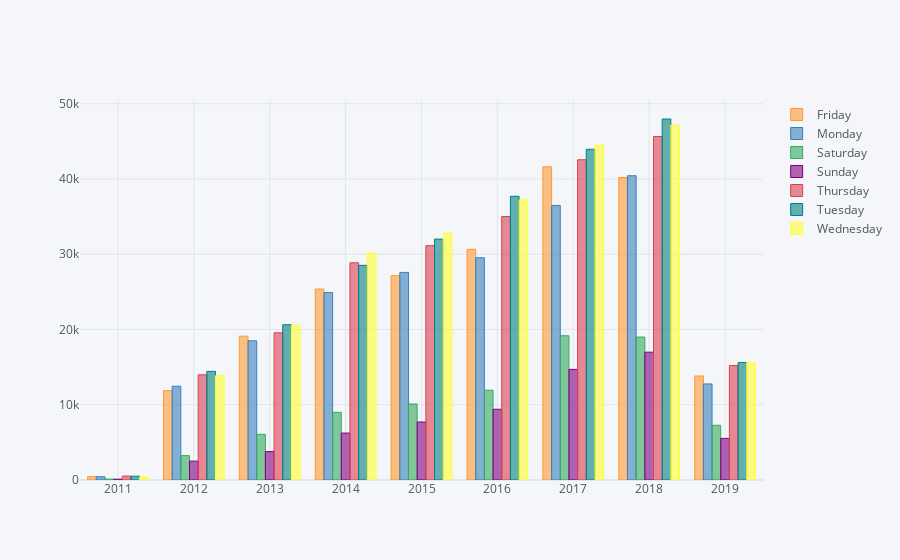

The notebook cell saved with this chart:
### Code cell
pd.crosstab(df['year'],df['weekdays']).iplot(kind='bar')

### Figure 1 — Plotly figure (JSON) as saved in the notebook; plotly's stock layout.template omitted (floating-point values rounded to 4 significant figures)
{"data": [{"marker": {"color": "rgba(255, 153, 51, 0.6)", "line": {"color": "rgba(255, 153, 51, 1.0)", "width": 1}}, "name": "Friday", "orientation": "v", "text": "", "type": "bar", "x": [2011, 2012, 2013, 2014, 2015, 2016, 2017, 2018, 2019], "y": [448, 11871, 19113, 25380, 27158, 30658, 41625, 40193, 13823]}, {"marker": {"color": "rgba(55, 128, 191, 0.6)", "line": {"color": "rgba(55, 128, 191, 1.0)", "width": 1}}, "name": "Monday", "orientation": "v", "text": "", "type": "bar", "x": [2011, 2012, 2013, 2014, 2015, 2016, 2017, 2018, 2019], "y": [439, 12466, 18496, 24901, 27584, 29540, 36488, 40433, 12764]}, {"marker": {"color": "rgba(50, 171, 96, 0.6)", "line": {"color": "rgba(50, 171, 96, 1.0)", "width": 1}}, "name": "Saturday", "orientation": "v", "text": "", "type": "bar", "x": [2011, 2012, 2013, 2014, 2015, 2016, 2017, 2018, 2019], "y": [126, 3238, 6070, 8987, 10104, 11935, 19166, 18996, 7269]}, {"marker": {"color": "rgba(128, 0, 128, 0.6)", "line": {"color": "rgba(128, 0, 128, 1.0)", "width": 1}}, "name": "Sunday", "orientation": "v", "text": "", "type": "bar", "x": [2011, 2012, 2013, 2014, 2015, 2016, 2017, 2018, 2019], "y": [107, 2508, 3778, 6236, 7706, 9403, 14697, 16984, 5527]}, {"marker": {"color": "rgba(219, 64, 82, 0.6)", "line": {"color": "rgba(219, 64, 82, 1.0)", "width": 1}}, "name": "Thursday", "orientation": "v", "text": "", "type": "bar", "x": [2011, 2012, 2013, 2014, 2015, 2016, 2017, 2018, 2019], "y": [524, 13981, 19559, 28866, 31140, 35009, 42554, 45645, 15213]}, {"marker": {"color": "rgba(0, 128, 128, 0.6)", "line": {"color": "rgba(0, 128, 128, 1.0)", "width": 1}}, "name": "Tuesday", "orientation": "v", "text": "", "type": "bar", "x": [2011, 2012, 2013, 2014, 2015, 2016, 2017, 2018, 2019], "y": [504, 14435, 20636, 28526, 32014, 37706, 43952, 47972, 15613]}, {"marker": {"color": "rgba(255, 255, 51, 0.6)", "line": {"color": "rgba(255, 255, 51, 1.0)", "width": 1}}, "name": "Wednesday", "orientation": "v", "text": "", "type": "bar", "x": [2011, 2012, 2013, 2014, 2015, 2016, 2017, 2018, 2019], "y": [388, 13874, 20566, 30151, 32781, 37222, 44493, 47156, 15658]}], "layout": {"autosize": true, "legend": {"bgcolor": "#F5F6F9", "font": {"color": "#4D5663"}}, "paper_bgcolor": "#F5F6F9", "plot_bgcolor": "#F5F6F9", "title": {"font": {"color": "#4D5663"}}, "xaxis": {"autorange": true, "gridcolor": "#E1E5ED", "range": [2010.0, 2020.0], "showgrid": true, "tickfont": {"color": "#4D5663"}, "title": {"font": {"color": "#4D5663"}, "text": ""}, "type": "linear", "zerolinecolor": "#E1E5ED"}, "yaxis": {"autorange": true, "gridcolor": "#E1E5ED", "range": [0, 50500.0], "showgrid": true, "tickfont": {"color": "#4D5663"}, "title": {"font": {"color": "#4D5663"}, "text": ""}, "type": "linear", "zerolinecolor": "#E1E5ED"}}}
